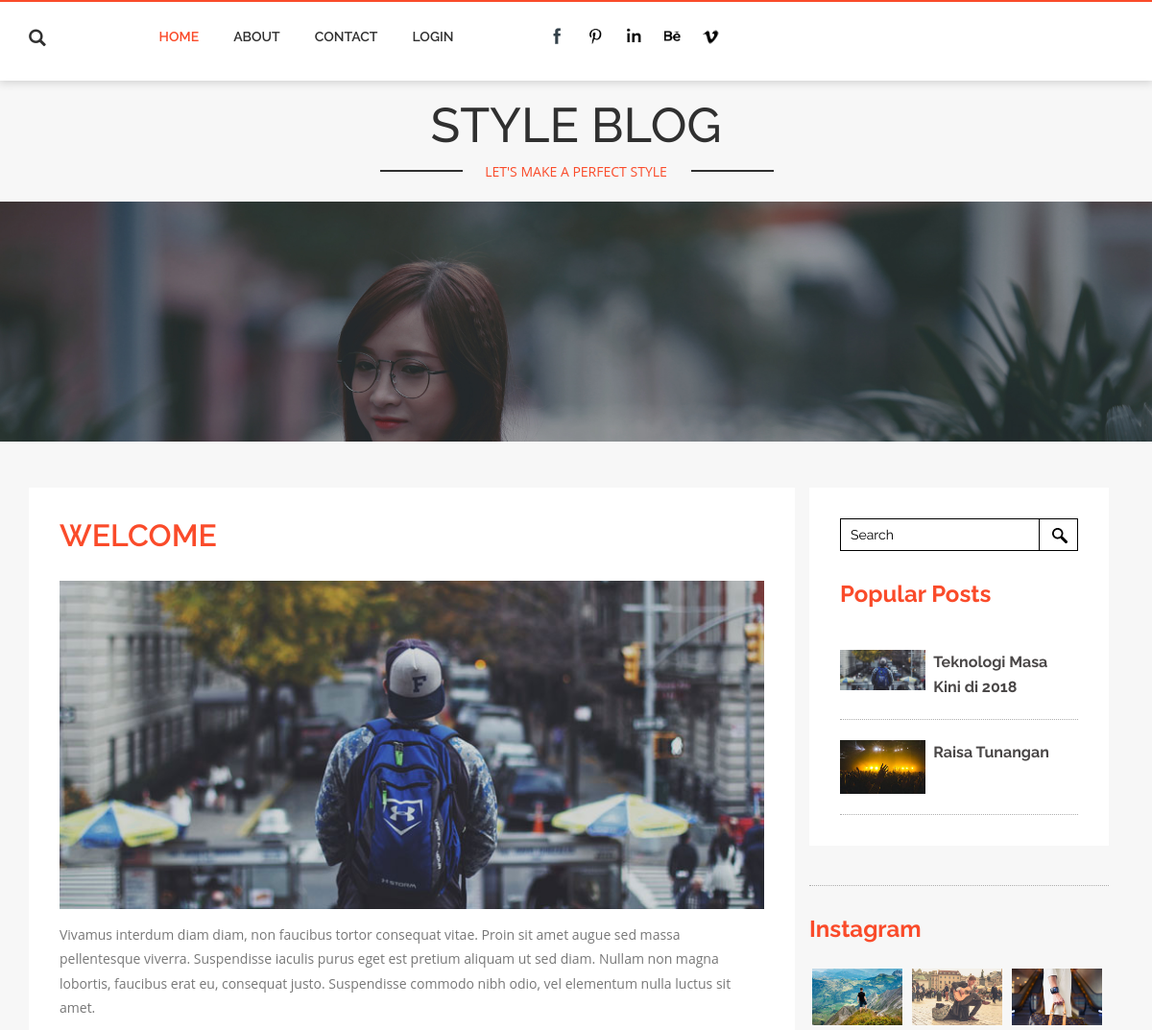
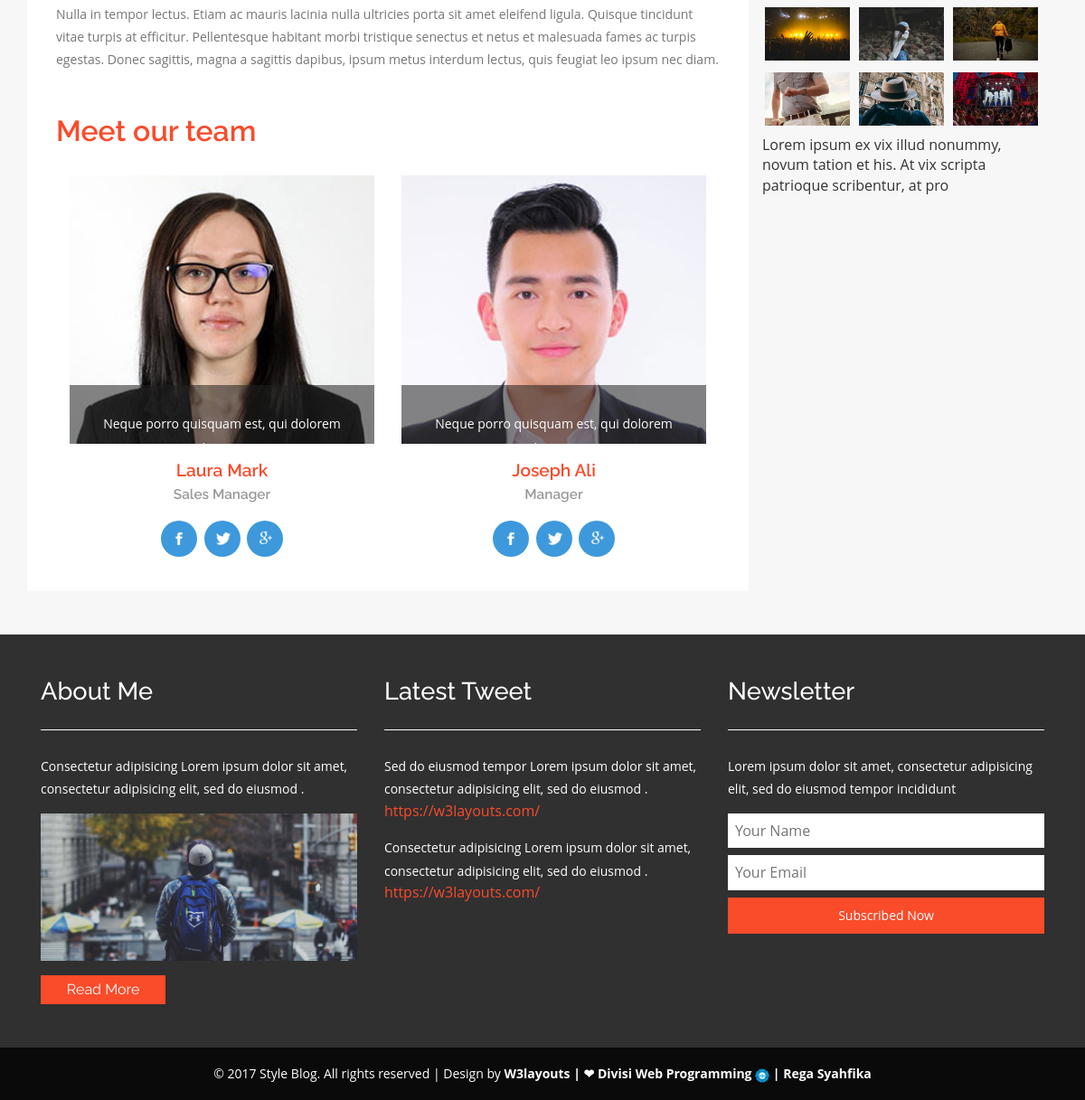
Page /about.php on the committed database (2 pictures, top to bottom).
### tables this page shows
CREATE TABLE IF NOT EXISTS `berita` (
`id` int(11) NOT NULL,
  `id_kategori` int(11) NOT NULL,
  `judul_berita` varchar(100) NOT NULL,
  `isi_berita` text NOT NULL,
  `gambar` varchar(100) NOT NULL,
  `tanggal` date NOT NULL
);

### about.php (the view, shortened to what this page needs)
<?php
	require 'admin/koneksi.php';
?>
<!DOCTYPE HTML>
<html>
<head>
<link href="css/bootstrap.css" rel='stylesheet' type='text/css' />
<link href="css/style.css" rel='stylesheet' type='text/css' />
</head>
<body>
<div class="header" id="ban">
		<div class="container">
			<div class="head-left">
				<div class="header-search">
						<div class="search">
							<label class="icon-search" for="search_box"><span class="glyphicon glyphicon-search" aria-hidden="true"></span></label>
						</div>
				</div>
			</div>
			<div class="header_right">
			<nav class="navbar navbar-default">
				<div class="collapse navbar-collapse nav-wil" id="bs-example-navbar-collapse-1">
					<nav class="link-effect-7" id="link-effect-7">
						<ul class="nav navbar-nav">
							<li class="active act"><a href="index.php">Home</a></li>
							<li><a href="about.php">About</a></li>
							<li><a href="contact.php">Contact</a></li>
							<li><a href="admin/index.php">Login</a></li>
						</ul>
					</nav>
				</div>
			</nav>
			</div>
			<div class="nav navbar-nav navbar-right social-icons wow fadeInRight animated animated" data-wow-delay=".5s" style="visibility: visible; animation-delay: 0.5s; animation-name: fadeInRight;">
					<ul>
						<li><a href="#"> </a></li>
						<li><a href="#" class="pin"> </a></li>
						<li><a href="#" class="in"> </a></li>
						<li><a href="#" class="be"> </a></li>
						<li><a href="#" class="vimeo"> </a></li>
					</ul>
				</div>
			<div class="clearfix"> </div>
		</div>
	</div>
	<div class="header-bottom">
		<div class="container">
			<div class="logo">
				<h1><a href="index.html">STYLE BLOG</a></h1>
				<p><label class="of"></label>LET'S MAKE A PERFECT STYLE<label class="on"></label></p>
			</div>
		</div>
	</div>
<div class="banner-1">
</div>
	<div class="technology">
	<div class="container">
		<div class="col-md-9 technology-left">
		<div class="w3agile-1">
			<div class="welcome">
				<div class="welcome-top heading">
					<h2 class="w3">WELCOME</h2>
					<div class="welcome-bottom">
						<img src="images/t4.jpg" class="img-responsive" alt="">
						<p>Vivamus interdum diam diam, non faucibus tortor consequat vitae. Proin sit amet augue sed massa pellentesque viverra. Suspendisse iaculis purus eget est pretium aliquam ut sed diam. Nullam non magna lobortis, faucibus erat eu, consequat justo. Suspendisse commodo nibh odio, vel elementum nulla luctus sit amet.</p>
						<p>Nulla in tempor lectus. Etiam ac mauris lacinia nulla ultricies porta sit amet eleifend ligula. Quisque tincidunt vitae turpis at efficitur. Pellentesque habitant morbi tristique senectus et netus et malesuada fames ac turpis egestas. Donec sagittis, magna a sagittis dapibus, ipsum metus interdum lectus, quis feugiat leo ipsum nec diam.</p>
					</div>
				</div>
			</div>
			<div class="team">
				<h3 class="team-heading">Meet our team</h3>
				<div class="team-grids">
					<div class="col-md-6 team-grid">
						<div class="team-grid1">
							<img src="images/2.jpg" alt=" " class="img-responsive">
							<div class="p-mask">
								<p>Neque porro quisquam est, qui dolorem ipsum.</p>
							</div>
						</div>
						<h5>Laura Mark<span>Sales Manager</span></h5>
						<ul class="social">
							<li><a class="social-facebook" href="#">
								<i></i>
								</a></li>
							<li><a class="social-twitter" href="#">
								<i></i>
								</a></li>
							<li><a class="social-google" href="#">
								<i></i>
								</a></li>
						</ul>
					</div>
					<div class="col-md-6 team-grid">
						<div class="team-grid1">
							<img src="images/3.jpg" alt=" " class="img-responsive">
							<div class="p-mask">
								<p>Neque porro quisquam est, qui dolorem ipsum.</p>
							</div>
						</div>
						<h5>Joseph Ali<span>Manager</span></h5>
						<ul class="social">
							<li><a class="social-facebook" href="#">
								<i></i>
								</a></li>
							<li><a class="social-twitter" href="#">
								<i></i>
								</a></li>
							<li><a class="social-google" href="#">
								<i></i>
								</a></li>
						</ul>
					</div>
					<div class="clearfix"> </div>
				</div>
			</div>
			</div>
		</div>
		<div class="col-md-3 technology-right">
				<div class="blo-top1">
					<div class="tech-btm">
					<div class="search-1">
							<form action="#" method="post">
								<input type="search" name="Search" value="Search" onfocus="this.value = '';" onblur="if (this.value == '') {this.value = 'Search';}" required="">
								<input type="submit" value=" ">
							</form>
						</div>
					<h4>Popular Posts </h4>
					<?php
		                $sql = mysqli_query($koneksi, "SELECT * FROM berita ORDER BY id ASC LIMIT 5");
		                while($data= mysqli_fetch_array($sql)):
		                ?>
						<div class="blog-grids wow fadeInDown"  data-wow-duration=".8s" data-wow-delay=".2s">
							<div class="blog-grid-left">
								<a href="singlepage.php?id=<?php echo $data['id']; ?>"></a><img src="admin/asset/images/<?php echo $data['gambar']; ?>" class="img-responsive" alt=""></a>
							</div>
							<div class="blog-grid-right">
								<h5><a href="singlepage.html"><?php echo $data['judul_berita']; ?></a> </h5>
							</div>
							<div class="clearfix"> </div>
						</div>
					<?php endwhile; ?>
						</div>
						<div class="blog-grids">
						</div>
						<div class="insta">
					<h4>Instagram</h4>
						<ul>
							<li><a href="singlepage.html"><img src="images/t1.jpg" class="img-responsive" alt=""></a></li>
							<li><a href="singlepage.html"><img src="images/m1.jpg" class="img-responsive" alt=""></a></li>
							<li><a href="singlepage.html"><img src="images/f1.jpg" class="img-responsive" alt=""></a></li>
							<li><a href="singlepage.html"><img src="images/m2.jpg" class="img-responsive" alt=""></a></li>
							<li><a href="singlepage.html"><img src="images/f2.jpg" class="img-responsive" alt=""></a></li>
							<li><a href="singlepage.html"><img src="images/t2.jpg" class="img-responsive" alt=""></a></li>
							<li><a href="singlepage.html"><img src="images/f3.jpg" class="img-responsive" alt=""></a></li>
							<li><a href="singlepage.html"><img src="images/t3.jpg" class="img-responsive" alt=""></a></li>
							<li><a href="singlepage.html"><img src="images/m3.jpg" class="img-responsive" alt=""></a></li>
						</ul>
					</div>
					<p>Lorem ipsum ex vix illud nonummy, novum tation et his. At vix scripta patrioque scribentur, at pro</p>
					<div class="twt">
						<iframe id="twitter-widget-0" scrolling="no" frameborder="0" allowtransparency="true" class="twitter-hashtag-button twitter-hashtag-button-rendered twitter-tweet-button" title="Twitter Tweet Button" src="https://platform.twitter.com/widgets/tweet_button.b7de008f493a5185d8df1aedd62d77c6.en.html#button_hashtag=TwitterStories&amp;dnt=false&amp;id=twitter-widget-0&amp;lang=en&amp;original_referer=https%3A%2F%2Fp.w3layouts.com%2Fdemos%2Fduplex%2Fweb%2F&amp;size=l&amp;time=1467721486626&amp;type=hashtag" style="position: static; visibility: visible; width: 166px; height: 28px;" data-hashtag="TwitterStories"></iframe>
					</div>
					</div>
				</div>
		</div>
	</div>
<div class="footer">
		<div class="container">
			<div class="col-md-4 footer-left">
				<h4>About Me</h4>
				<p>Consectetur adipisicing Lorem ipsum dolor sit amet, consectetur adipisicing elit, sed do eiusmod .</p>
				<img src="images/t4.jpg" class="img-responsive" alt="">
					<div class="bht1">
						<a href="singlepage.html">Read More</a>
					</div>
			</div>
			<div class="col-md-4 footer-middle">
			<h4>Latest Tweet</h4>
			<div class="mid-btm">
				<p>Sed do eiusmod tempor Lorem ipsum dolor sit amet, consectetur adipisicing elit, sed do eiusmod .</p>
				<a href="https://w3layouts.com/">https://w3layouts.com/</a>
			</div>
				<p>Consectetur adipisicing Lorem ipsum dolor sit amet, consectetur adipisicing elit, sed do eiusmod .</p>
				<a href="https://w3layouts.com/">https://w3layouts.com/</a>
			</div>
			<div class="col-md-4 footer-right">
				<h4>Newsletter</h4>
				<p>Lorem ipsum dolor sit amet, consectetur adipisicing elit, sed do eiusmod tempor incididunt</p>
						<div class="name">
							<form action="#" method="post">
								<input type="text" placeholder="Your Name" required="">
								<input type="text" placeholder="Your Email" required="">
								<input type="submit" value="Subscribed Now">
							</form>
						</div>
			</div>
			<div class="clearfix"></div>
		</div>
	</div>
	<div class="copyright">
				<div class="container">
					<p>© 2017 Style Blog. All rights reserved | Design by <a href="http://amcc.or.id/">W3layouts | &#10084; Divisi Web Programming <img src="images/favicon.ico"> | Rega Syahfika</a></p>
				</div>
			</div>
</body>
</html>

### rows in the picture
berita: gambar (picture), judul_berita "Teknologi Masa Kini di 2018"
berita: gambar (picture), judul_berita "Raisa Tunangan"
